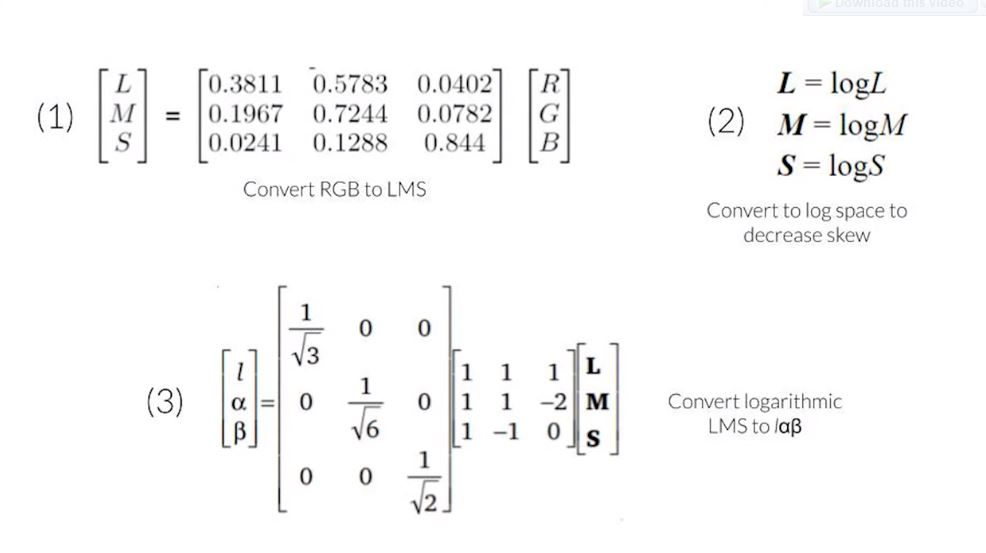
#> input picture images/Reinhard Algo1.JPG, 986 x 553 px
$ python -i 'OpenCV_16_Resize an Image using Seam Carving Algorithm.py'   (imports and definitions only)   (older library calls are emulated)
#> lines starting #> are read from the running program, lines starting #| are printed output that depends on the picture
#> further down, picture is the input picture: shape (553, 986, 3); mean B, G, R 249, 249, 249
"""
This version only supports reducing width, not height (but it can be extended).
Very Slow Algorithm
"""

import cv2
import numpy as np
import streamlit as st

# Set up Streamlit page configuration
# [2 lines not run here, left out]


# Step 1: Calculate the energy map of the image
def calc_energy(img):
    """
    creates a gradient-based energy map showing important edges
    """
    gray = cv2.cvtColor(img, cv2.COLOR_BGR2GRAY)  # Convert to grayscale
    sobelx = cv2.Sobel(gray, cv2.CV_64F, 1, 0)    # Horizontal gradient
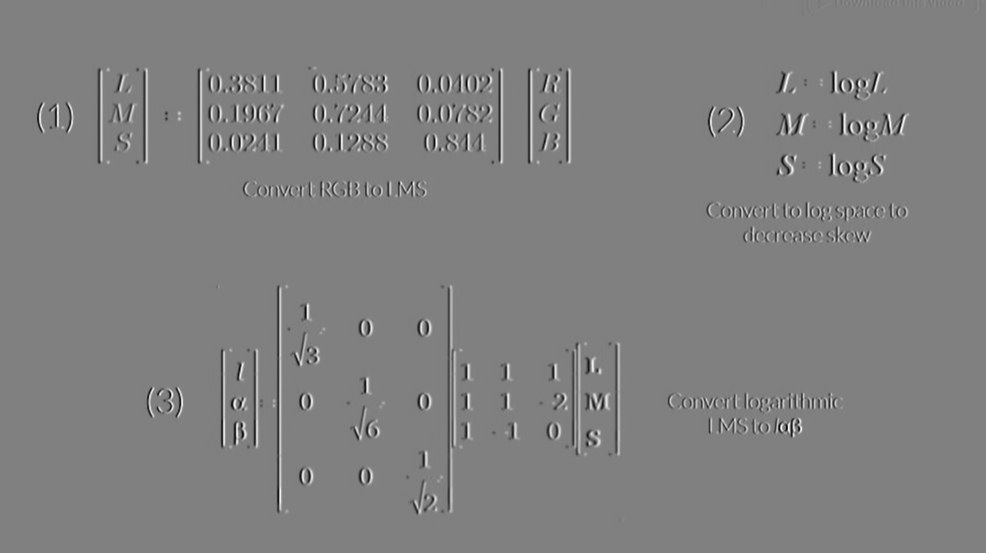
#> sobelx: shape (553, 986) float64; min -970, max 959, mean 0; drawn with min black and max white
    sobely = cv2.Sobel(gray, cv2.CV_64F, 0, 1)    # Vertical gradient
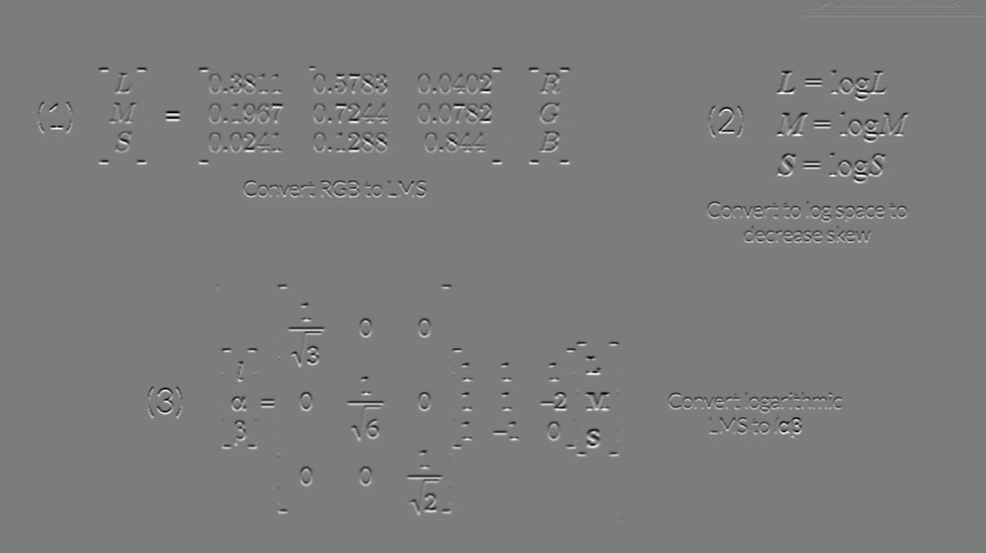
#> sobely: shape (553, 986) float64; min -880, max 917, mean 0; drawn with min black and max white
    energy = np.absolute(sobelx) + np.absolute(sobely)  # Total energy
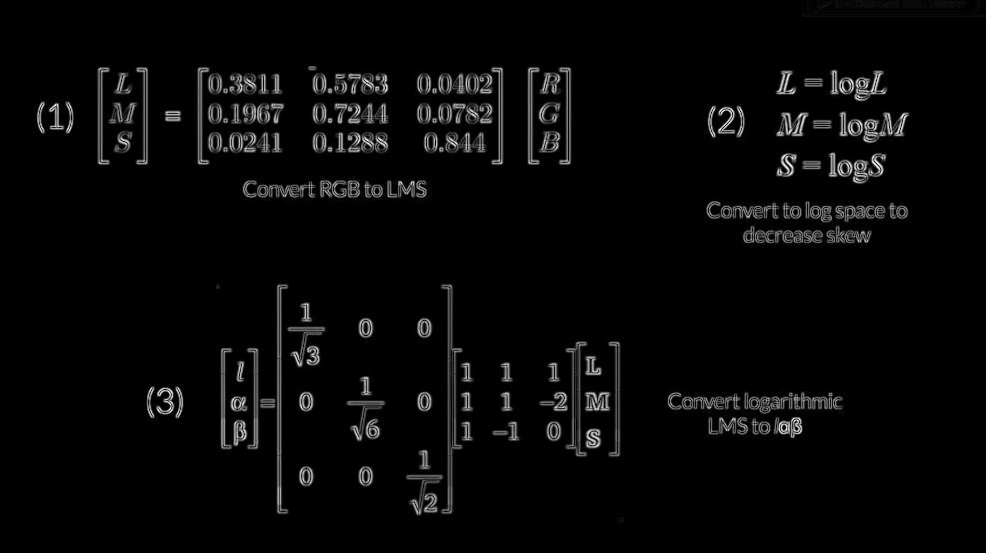
#> energy: shape (553, 986) float64; min 0, max 1258, mean 37.8; drawn with min black and max white
    return energy


# Step 2: Remove one vertical seam from the image
# [58 lines left out: functions remove_vertical_seam, seam_carve, not called in this run]


# Step 6: Streamlit file uploader
# [16 lines not run here, left out]

>>> import cv2
>>> picture = cv2.imread('images/Reinhard Algo1.JPG')
>>> result = calc_energy(picture)

$ run again, on images/Reinhard Algo2.JPG
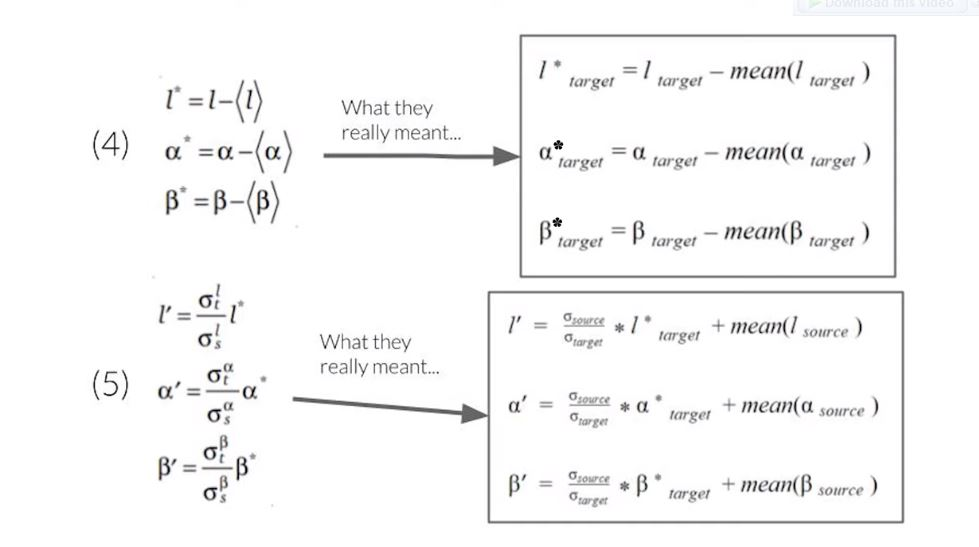
#> input picture images/Reinhard Algo2.JPG, 979 x 547 px
#> picture is the input picture: shape (547, 979, 3); mean B, G, R 248, 248, 248
#> in calc_energy, `sobely = cv2.Sobel(gray, cv2.CV_64F, 0, 1)`:
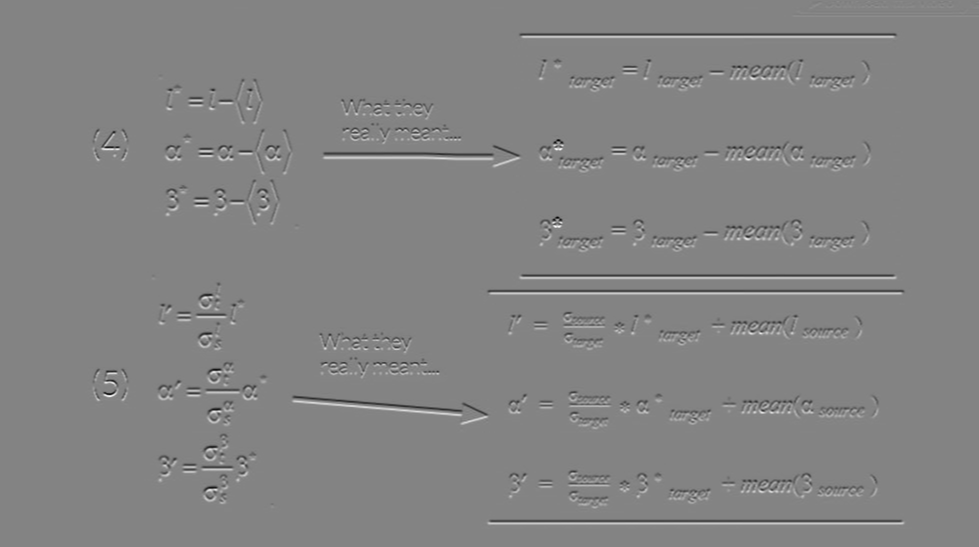
#> sobely: shape (547, 979) float64; min -988, max 925, mean 0; drawn with min black and max white
#> in calc_energy, `energy = np.absolute(sobelx) + np.absolute(sobely)`:
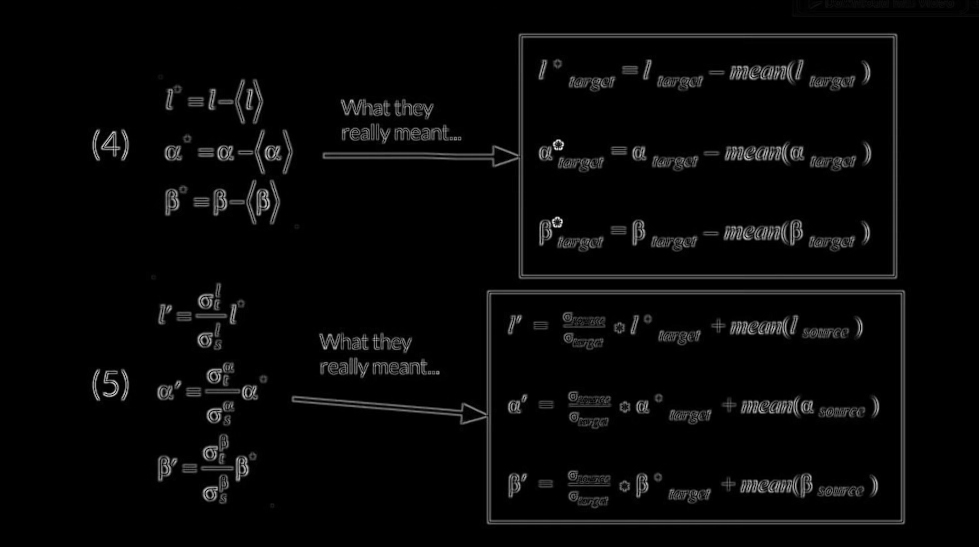
#> energy: shape (547, 979) float64; min 0, max 1476, mean 42.2; drawn with min black and max white
